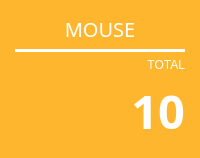
                   <widget class="QFrame" name="frame_9">
                    <property name="sizePolicy">
                     <sizepolicy hsizetype="Minimum" vsizetype="Ignored">
                      <horstretch>20</horstretch>
                      <verstretch>20</verstretch>
                     </sizepolicy>
                    </property>
                    <property name="minimumSize">
                     <size>
                      <width>178</width>
                      <height>139</height>
                     </size>
                    </property>
                    <property name="styleSheet">
                     <string notr="true">background-color: rgb(255, 182, 47);
border-radius: 10px;</string>
                    </property>
                    <property name="frameShape">
                     <enum>QFrame::StyledPanel</enum>
                    </property>
                    <property name="frameShadow">
                     <enum>QFrame::Raised</enum>
                    </property>
                    <layout class="QVBoxLayout" name="verticalLayout_12">
                     <property name="leftMargin">
                      <number>15</number>
                     </property>
                     <property name="topMargin">
                      <number>15</number>
                     </property>
                     <property name="rightMargin">
                      <number>15</number>
                     </property>
                     <property name="bottomMargin">
                      <number>15</number>
                     </property>
                     <item>
                      <widget class="QLabel" name="label_22">
                       <property name="font">
                        <font>
                         <family>Asap</family>
                         <pointsize>15</pointsize>
                         <weight>50</weight>
                         <italic>false</italic>
                         <bold>false</bold>
                        </font>
                       </property>
                       <property name="styleSheet">
                        <string notr="true">color: rgb(255, 255, 255);</string>
                       </property>
                       <property name="text">
                        <string>MOUSE</string>
                       </property>
                       <property name="alignment">
                        <set>Qt::AlignCenter</set>
                       </property>
                      </widget>
                     </item>
                     <item>
                      <widget class="Line" name="line_8">
                       <property name="enabled">
                        <bool>true</bool>
                       </property>
                       <property name="styleSheet">
                        <string notr="true">background-color: rgb(255, 255, 255);</string>
                       </property>
                       <property name="orientation">
                        <enum>Qt::Horizontal</enum>
                       </property>
                      </widget>
                     </item>
                     <item>
                      <widget class="QLabel" name="label_23">
                       <property name="styleSheet">
                        <string notr="true">color: rgb(255, 255, 255);</string>
                       </property>
                       <property name="text">
                        <string>TOTAL</string>
                       </property>
                       <property name="alignment">
                        <set>Qt::AlignBottom|Qt::AlignRight|Qt::AlignTrailing</set>
                       </property>
                      </widget>
                     </item>
                     <item>
                      <layout class="QHBoxLayout" name="horizontalLayout_16">
                       <item>
                        <widget class="QPushButton" name="ButtonMouse">
                         <property name="sizePolicy">
                          <sizepolicy hsizetype="Minimum" vsizetype="Minimum">
                           <horstretch>2</horstretch>
                           <verstretch>2</verstretch>
                          </sizepolicy>
                         </property>
                         <property name="cursor">
                          <cursorShape>PointingHandCursor</cursorShape>
                         </property>
                         <property name="styleSheet">
                          <string notr="true">background-image: url(:/barr/Grupo 200.png);
background-position:center;
background-repeat: no-repeat;
</string>
                         </property>
                        </widget>
                       </item>
                       <item>
                        <widget class="QLabel" name="labelMouse">
                         <property name="sizePolicy">
                          <sizepolicy hsizetype="Minimum" vsizetype="Minimum">
                           <horstretch>3</horstretch>
                           <verstretch>0</verstretch>
                          </sizepolicy>
                         </property>
                         <property name="font">
                          <font>
                           <family>Segoe UI Semibold</family>
                           <pointsize>35</pointsize>
                           <weight>75</weight>
                           <bold>true</bold>
                          </font>
                         </property>
                         <property name="styleSheet">
                          <string notr="true">color: rgb(255, 255, 255);</string>
                         </property>
                         <property name="frameShadow">
                          <enum>QFrame::Plain</enum>
                         </property>
                         <property name="text">
                          <string>10</string>
                         </property>
                         <property name="textFormat">
                          <enum>Qt::AutoText</enum>
                         </property>
                         <property name="alignment">
                          <set>Qt::AlignRight|Qt::AlignTrailing|Qt::AlignVCenter</set>
                         </property>
                         <property name="margin">
                          <number>0</number>
                         </property>
                        </widget>
                       </item>
                      </layout>
                     </item>
                    </layout>
                   </widget>
